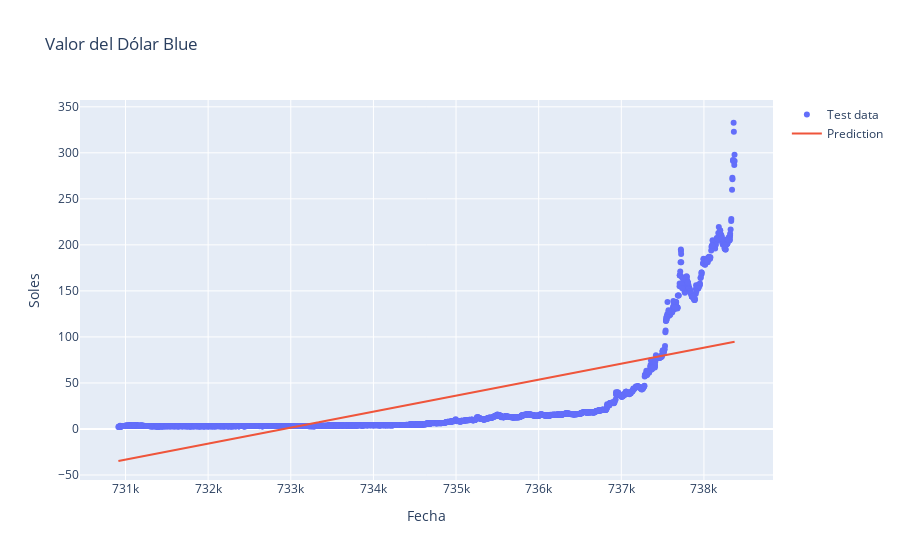

Write notebook code for a chart like this one.
### Code cell
X = table_reg_0['fecha_o'].values.reshape(-1,1)
y = table_reg_0['dolar_b'].values
X_train, X_test, y_train, y_test = train_test_split(X, y, test_size=0.30, random_state=0)

dolar_b_lr0 = LinearRegression(fit_intercept=True)
dolar_b_lr0.fit(X_train, y_train)

y_predict_train = dolar_b_lr0.predict(X_train)
y_predict = dolar_b_lr0.predict(X_test)

print('Error en datos de train:', mean_squared_error(y_train, y_predict_train))
print('Error en datos de test:', mean_squared_error(y_test, y_predict))

fig = go.Figure()
fig.add_trace(go.Scatter(x = X_test[:,0], y = y_test, mode='markers', name = 'Test data'))
fig.add_trace(go.Scatter(x = X_test[:,0], y = y_predict, mode='lines', name='Prediction'))
fig.update_layout(
    title='Valor del Dólar Blue',
    xaxis_title = 'Fecha',
    yaxis_title = 'Soles')

### Figure 1 — Plotly figure (JSON) as saved in the notebook; plotly's stock layout.template omitted (floating-point values rounded to 4 significant figures; data arrays with more than 128 entries replaced by an {"elided": "..."} marker saying what was removed)
{"data": [{"mode": "markers", "name": "Test data", "type": "scatter", "x": {"elided": "2241 int values"}, "y": {"elided": "2241 float values"}}, {"mode": "lines", "name": "Prediction", "type": "scatter", "x": {"elided": "2241 int values"}, "y": {"elided": "2241 float values"}}], "layout": {"title": {"text": "Valor del Dólar Blue"}, "xaxis": {"title": {"text": "Fecha"}}, "yaxis": {"title": {"text": "Soles"}}}}
